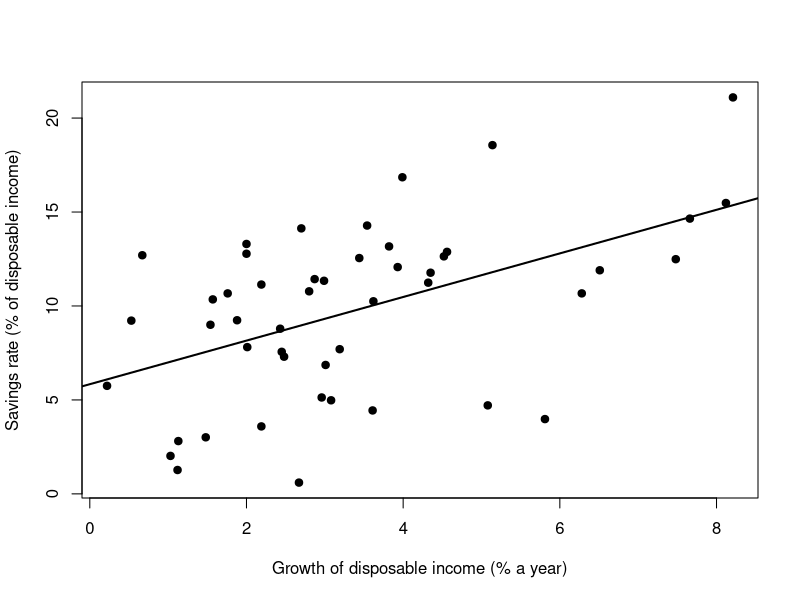

Recreate this plot in R.
# savings.R: the life-cycle savings regression, 50 countries, 1960-1970
# Data: R's built-in LifeCycleSavings (see ?LifeCycleSavings)

# 1) Load and clean ----
d <- LifeCycleSavings
d <- d[complete.cases(d), ]      # drop incomplete rows
d <- d[d$ddpi < 10, ]            # drop implausible growth rates
stopifnot(nrow(d) > 40)          # enough countries remain

# 2) Estimate ----
fit <- lm(sr ~ pop15 + pop75 + dpi + ddpi, data = d)
summary(fit)

# 3) Figure ----
png("savings_growth.png", width = 800, height = 560, res = 120)
plot(d$ddpi, d$sr, pch = 19,
     xlab = "Growth of disposable income (% a year)",
     ylab = "Savings rate (% of disposable income)")
abline(lm(sr ~ ddpi, data = d), lwd = 2)
dev.off()
